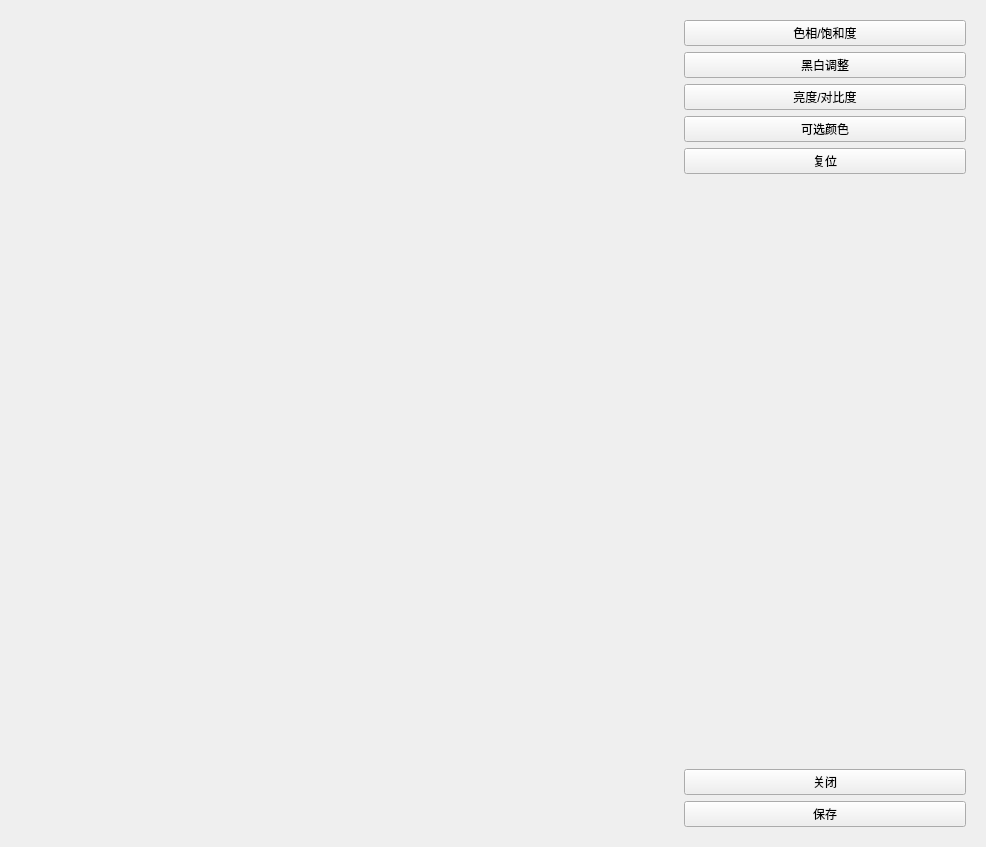
<?xml version="1.0" encoding="UTF-8"?>
<ui version="4.0">
 <class>PictureProcessForm</class>
 <widget class="QWidget" name="PictureProcessForm">
  <property name="geometry">
   <rect>
    <x>0</x>
    <y>0</y>
    <width>986</width>
    <height>847</height>
   </rect>
  </property>
  <property name="windowTitle">
   <string>Form</string>
  </property>
  <layout class="QHBoxLayout" name="horizontalLayout">
   <item>
    <widget class="QWidget" name="displayArea" native="true"/>
   </item>
   <item>
    <widget class="QWidget" name="operratingFloor" native="true">
     <property name="minimumSize">
      <size>
       <width>300</width>
       <height>0</height>
      </size>
     </property>
     <property name="maximumSize">
      <size>
       <width>300</width>
       <height>16777215</height>
      </size>
     </property>
     <property name="styleSheet">
      <string notr="true">QSlider::groove:horizontal {
border: -4px solid;
height: 14px;
left: 3px; right: 3px;
}
QSlider::handle:horizontal {
background: qlineargradient(x1:0, y1:0, x2:1, y2:0, stop:0 #fdfcfb, stop:1 #e2d1c3);
border: 1px solid #5c5c5c;
width: 14px;
margin: -1 0 -1 1;
border-radius: 8px;
}
QSlider::add-page:horizontal{
background: qlineargradient(spread:pad, x1:0, y1:1, x2:0, y2:0, stop:1 #BDBDBD, stop:0 #DBDBDB);

}
QSlider::sub-page:horizontal{
background: qlineargradient(spread:pad, x1:0, y1:1, x2:0, y2:0, stop:0 #596164, stop:1 #868f96);
}
QRadioButton{
    margin: 0 0 0 6
}</string>
     </property>
     <layout class="QVBoxLayout" name="verticalLayout">
      <item>
       <widget class="QPushButton" name="hslBtn">
        <property name="text">
         <string>色相/饱和度</string>
        </property>
       </widget>
      </item>
      <item>
       <widget class="QPushButton" name="bwBtn">
        <property name="text">
         <string>黑白调整</string>
        </property>
       </widget>
      </item>
      <item>
       <widget class="QPushButton" name="lcBtn">
        <property name="text">
         <string>亮度/对比度</string>
        </property>
       </widget>
      </item>
      <item>
       <widget class="QPushButton" name="scBtn">
        <property name="text">
         <string>可选颜色</string>
        </property>
       </widget>
      </item>
      <item>
       <widget class="QPushButton" name="resetBtn">
        <property name="text">
         <string>复位</string>
        </property>
       </widget>
      </item>
      <item>
       <spacer name="verticalSpacer">
        <property name="orientation">
         <enum>Qt::Vertical</enum>
        </property>
        <property name="sizeHint" stdset="0">
         <size>
          <width>20</width>
          <height>750</height>
         </size>
        </property>
       </spacer>
      </item>
      <item>
       <widget class="QPushButton" name="closeBtn">
        <property name="text">
         <string>关闭</string>
        </property>
       </widget>
      </item>
      <item>
       <widget class="QPushButton" name="saveBtn">
        <property name="text">
         <string>保存</string>
        </property>
       </widget>
      </item>
     </layout>
    </widget>
   </item>
  </layout>
 </widget>
 <resources/>
 <connections/>
</ui>
